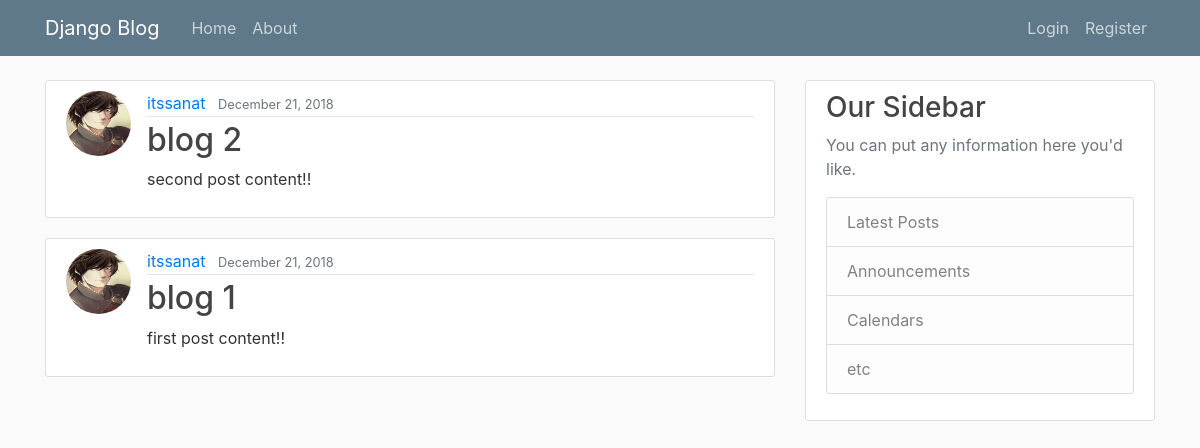
/, run on an earlier commit of the app's database.
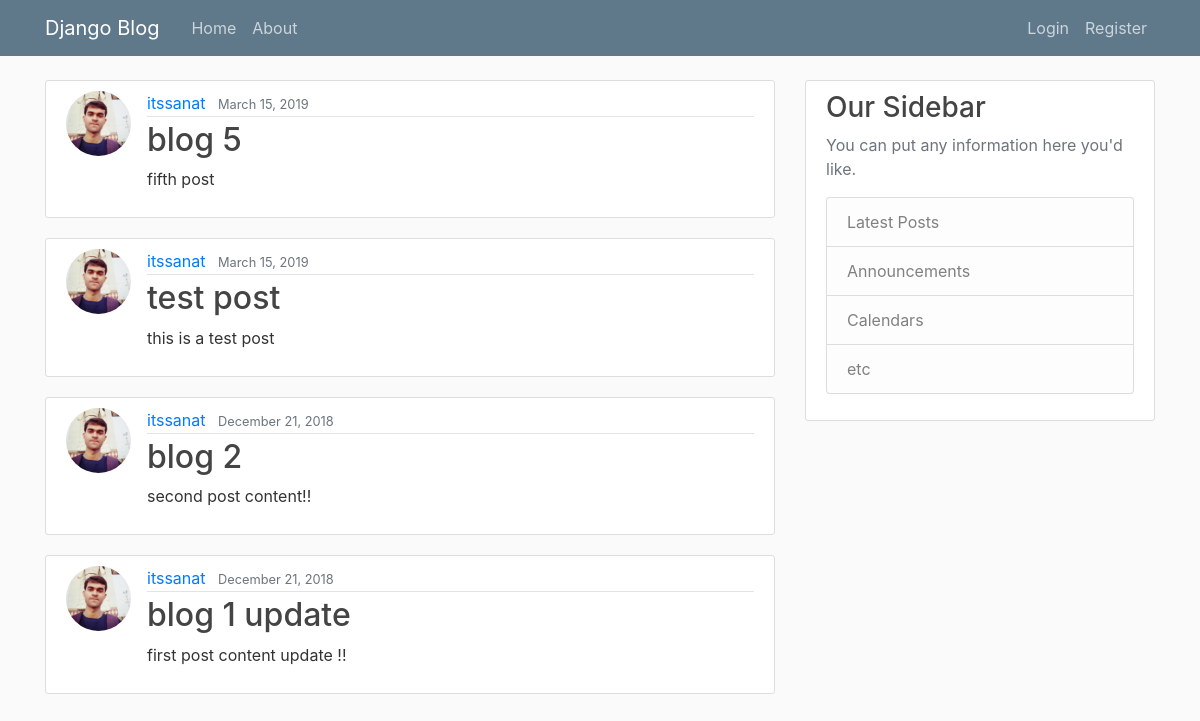
And on a later commit of the database.
### blog/models.py (models this page shows, shortened)
class Post(models.Model):
    title = models.CharField(max_length=100)
    content = models.TextField()
    date_posted = models.DateTimeField(default=timezone.now)
    author = models.ForeignKey(User, on_delete=models.CASCADE)

### users/models.py (models this page shows, shortened)
class profile(models.Model):
    user = models.OneToOneField(User,on_delete=models.CASCADE)
    image = models.ImageField(default="default.jpg" , upload_to='profile_pics')

### blog/views.py (the view)
# urls.py: path('', PostListView.as_view(), name='blog-home'),
class PostListView(ListView):
    model = Post
    template_name = 'blog/home.html'
    context_object_name = 'posts'
    ordering = ['-date_posted']
    paginate_by = 5

### blog/templates/blog/home.html
{% extends 'blog/base.html' %}
{% block content %}
    {% for post in posts %}
        <article class="media content-section">
            <img class="rounded-circle article-img" src="{{ post.author.profile.image.url }}">
            <div class="media-body">
                <div class="article-metadata">
                    <a class="mr-2" href="#">{{ post.author }}</a>
                    <small class="text-muted">{{ post.date_posted|date:"F d, Y" }}</small>
                </div>
                <h2><a class="article-title" href="{% url 'post-detail' post.id%}">{{ post.title }}</a></h2>
                <p class="article-content">{{ post.content }}</p>
            </div>
        </article>
    {% endfor %}
{% endblock content %}

What changed in the data, as far as the page shows it:
added Post: author.profile.image (picture), author "itssanat", date_posted "March 15, 2019", title "blog 5", content "fifth post"
added Post: author.profile.image (picture), author "itssanat", date_posted "March 15, 2019", title "test post", content "this is a test post"
changed through a linked row, Post "blog 2": author.profile.image: a different picture
changed Post: author.profile.image: a different picture; title "blog 1" → "blog 1 update"; content "first post content!!" → "first post content update !!"
